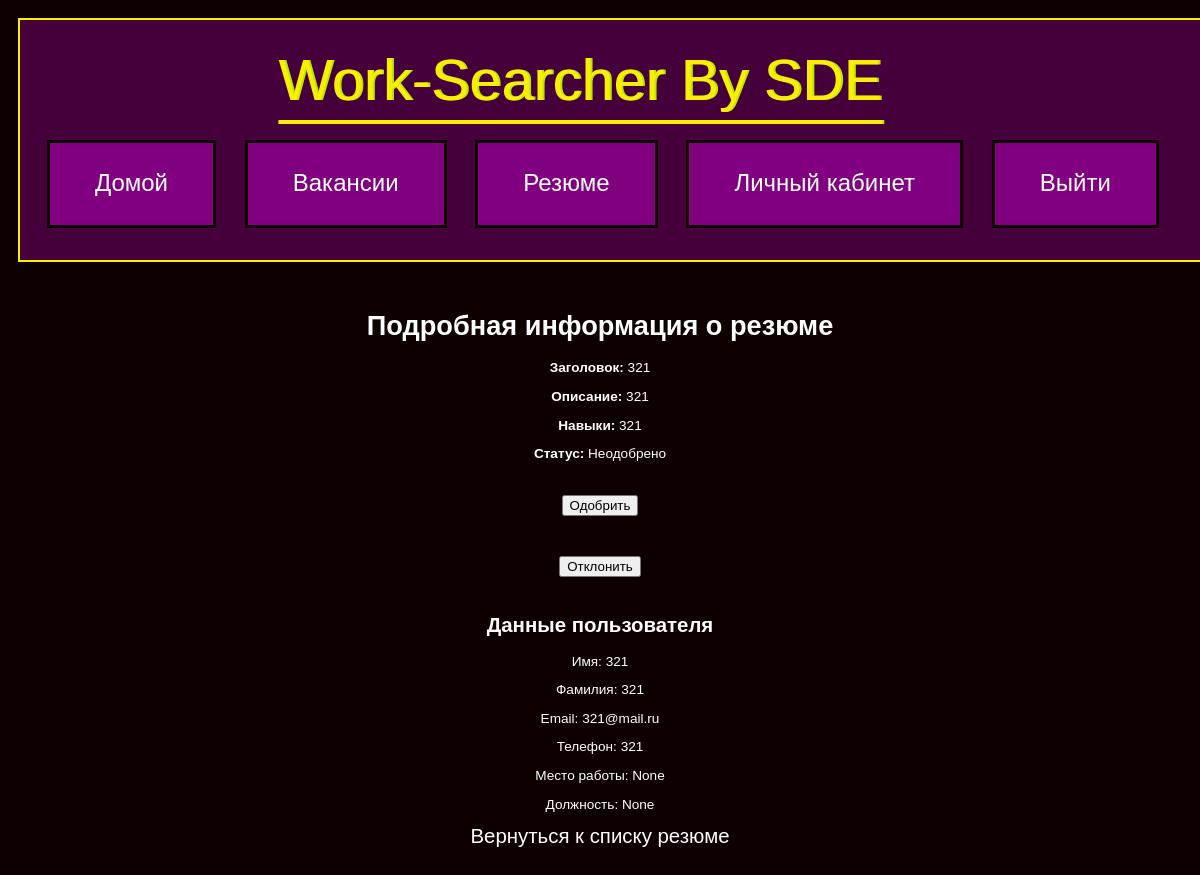
/resume/1/detail (signed in), run on the app's committed database.
### Model/models.py (models this page shows, shortened)
class Resume(db.Model):
    id = db.Column(db.Integer, primary_key=True)
    title = db.Column(db.String(300), nullable=False)
    description = db.Column(db.Text, nullable=False)
    skills = db.Column(db.String(200))
    image_filename = db.Column(db.String(300))
    user_id = db.Column(db.Integer, db.ForeignKey('user.id'), nullable=False)
    user = db.relationship('User', backref=db.backref('resumes', lazy=True))
    status = db.Column(db.Boolean, nullable=True)

class User(UserMixin, db.Model):
    id = db.Column(db.Integer, primary_key=True)
    firstname = db.Column(db.String(80), nullable=False)
    lastname = db.Column(db.String(80), nullable=False)
    age = db.Column(db.Integer, nullable=False)
    password_hash = db.Column(db.String(128), nullable=False)
    email = db.Column(db.String(80), nullable=False, unique=True)
    phone_number = db.Column(db.String(20), nullable=False)
    employer_status = db.Column(db.Boolean, nullable=False)
    workplace = db.Column(db.String(20))  # место работы
    post = db.Column(db.String(20))  # должность
    region_id = db.Column(db.Integer, db.ForeignKey('region.id'), nullable=False)
    region = db.relationship('Region', backref=db.backref('users', lazy=True))
    is_admin = db.Column(db.Boolean, default=False)

### Controller/resume.py (the view)
@resume.route('/resume/<int:resume_id>/detail')
@login_required
def detail_resume(resume_id):
    try:
        resume = Resume.query.get(resume_id)
        if not resume:
            abort(404, description="Резюме не найдено")
        is_employer = current_user.is_authenticated and current_user.employer_status
        return render_template('detail_resume.html', resume=resume, is_employer=is_employer)
    except Exception as e:
        print(f"An error occurred in detail_resume view: {str(e)}")
        raise

### app.py (called while the page is built)
@login_manager.user_loader
def load_user(user_id):
    return User.query.get(int(user_id))

### templates/detail_resume.html (shortened to what this page needs)
{% extends "base.html" %}
{% block content %}
    <h1>Подробная информация о резюме</h1>
    <p><strong>Заголовок:</strong> {{ resume.title }}</p>
    <p><strong>Описание:</strong> {{ resume.description }}</p>
    <p><strong>Навыки:</strong> {{ resume.skills }}</p>
    <p><strong>Статус:</strong> {% if resume.status %}Одобрено{% else %}Неодобрено{% endif %}</p>
        {% if current_user.is_authenticated and current_user.is_admin %}
        <form method="post" action="{{ url_for('resume.admin_approve_resume', resume_id=resume.id) }}">
            <button type="submit" name="approve" value="true">Одобрить</button>
        </form>
        <form method="post" action="{{ url_for('resume.admin_approve_resume', resume_id=resume.id) }}">
            <button type="submit" name="approve" value="false">Отклонить</button>
        </form>
    {% endif %}
    {% if is_employer %}
        <h2>Данные пользователя</h2>
        <p>Имя: {{ resume.user.firstname }}</p>
        <p>Фамилия: {{ resume.user.lastname }}</p>
        <p>Email: {{ resume.user.email }}</p>
        <p>Телефон: {{ resume.user.phone_number }}</p>
        <p>Место работы: {{ resume.user.workplace }}</p>
        <p>Должность: {{ resume.user.post }}</p>
    {% endif %}
    {% if not current_user.employer_status or current_user.is_admin %}
        <a href="{{ url_for('CZN.resumes') }}">Вернуться к списку резюме</a>
    {% else %}
        <a href="{{ url_for('CZN.jobs') }}">Вернуться к списку вакансий</a>
    {% endif %}
{% endblock %}

### static/styles.css (style rules this page uses)
html { height:100%; }
body { background: #0f0000; color : #ffffff; font-family: "helterskelter", sans-serif; -webkit-background-size: cover; }
a { text-decoration: none; color: #ffffff; font-size: 150%; padding: 15px; }
form { color: #fff; padding: 20px; }

### data on the page
Resume: title "321", description "321", skills "321"
User: user.firstname "321", user.lastname "321", user.email "321@mail.ru", user.phone_number "321", user.workplace "None", user.post "None"
